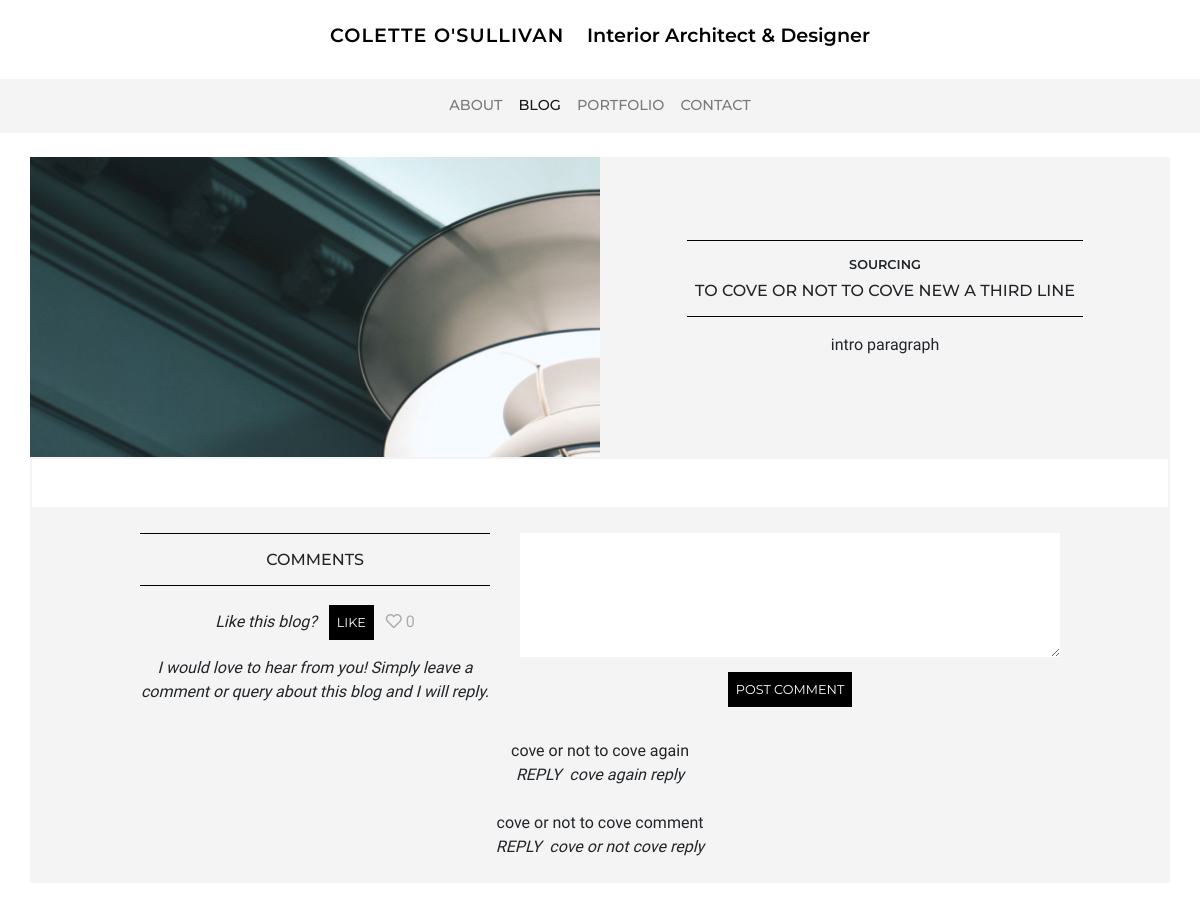
/blog/5, run on an earlier commit of the app's database.
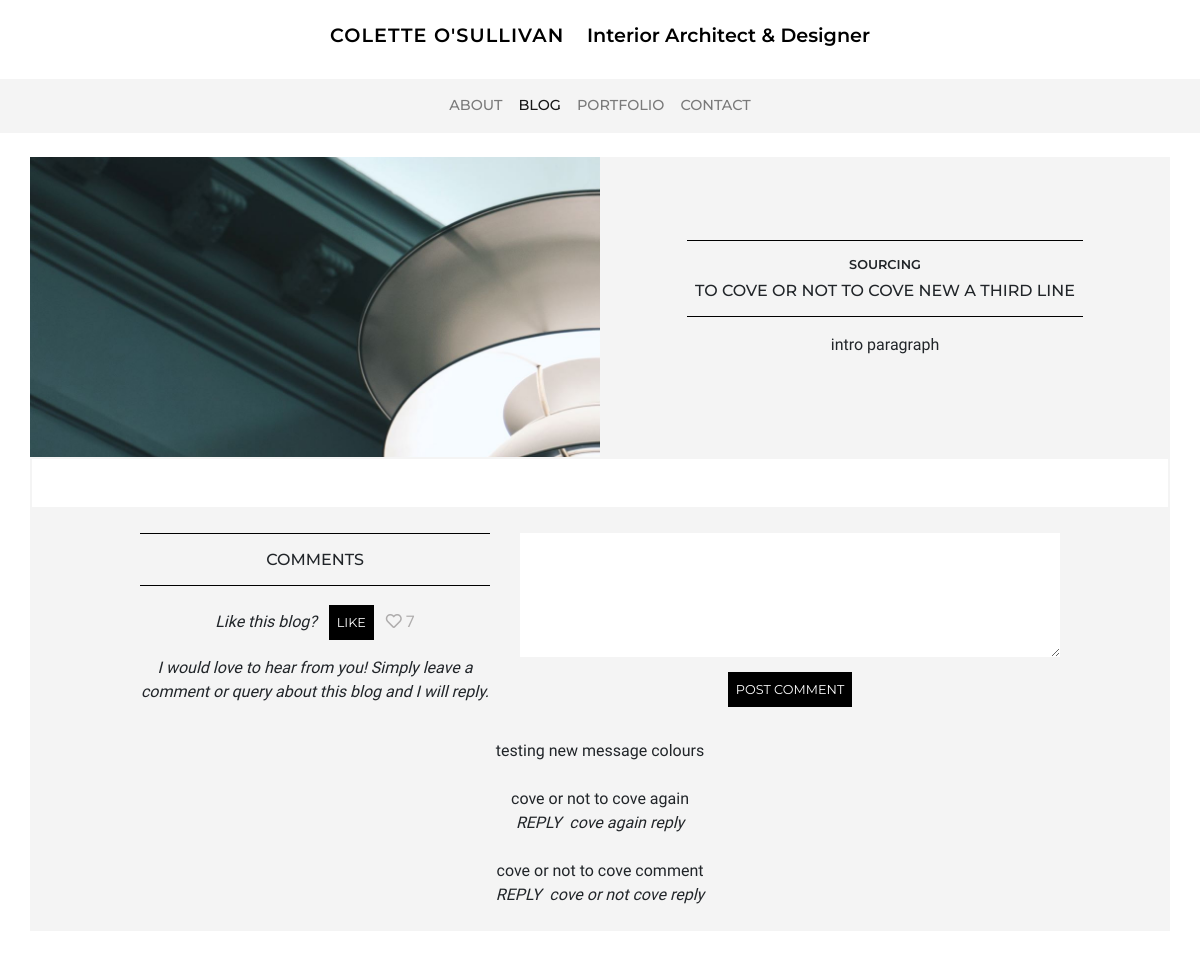
And on a later commit of the database.
### blog/models.py (models this page shows, shortened)
class Blog(models.Model):
    category = models.ForeignKey('Category', on_delete=models.CASCADE, related_name='blogs') # no null !!!
    title = models.CharField(max_length=50) # char blank - no blank
    date = models.DateField(default=timezone.now) # auto
    image = models.ImageField(default='blog_default.jpg', upload_to='blog_images') # image blank
    content = models.TextField(blank=True) # text blank
    order = models.IntegerField(null=True, blank=True) # null ok - should not be required in form!!!
    exclude = models.BooleanField(default=False) # yes no
    like = models.IntegerField(default=0)

class Category(models.Model):
    title = models.CharField(max_length=20)

class Comment(models.Model):
    blog = models.ForeignKey('Blog', on_delete=models.CASCADE, related_name='comments')
    date = models.DateField(default=timezone.now)
    content = models.TextField() # don't want this to blank ever
    reply = models.TextField(blank=True)
    exclude = models.BooleanField(default=False)

### blog/views.py (the view, shortened to what this page needs)
# urls.py: path('<pk>', views.blog, name='blog'),
def blog(request, pk):
    blog = Blog.objects.get(pk=pk)
    sections = Section.objects.filter(blog=blog)
    comments = Comment.objects.filter(blog=blog, exclude=False).order_by('-id')
    form = CommentForm() #equate to request.GET
    context = {'title': 'Blog', 'blog': blog, 'sections': sections, 'comments': comments, 'form': form}
    return render(request, 'blog/blog.html', context)

### blog/forms.py
class CommentForm(forms.ModelForm):
    class Meta:
        model = Comment
        fields = ['content']
        labels = {'content': _(''),}
        widgets = {'content': Textarea(attrs={'rows':5, 'class': 'textarea-style'}),}

### blog/templates/blog/blog.html (shortened to what this page needs)
{% extends 'base.html' %}
{% block content%}
<header class="row mt-4" data-page="{{ title }}">
    <div class="col-12 col-md-6 order-2 order-md-1 bg-img d-flex justify-content-center"
        style="background-image: url({{ blog.image.url }})">
    </div>
    <div class="col-12 col-md-6 order-1 order-md-2 bg-color--stone d-flex justify-content-center">
        <div class="align-self-center m-3 text-center">
            <div class="d-none d-md-inline-block header-border">
                <h1 class="header-category">{{ blog.category.title }}</h1>
                <h2 class="header-title">{{ blog.title }}</h2>
            </div>
            <p>{{ blog.content|linebreaks }}</p>
        </div>
    </div>
</header>
<section class="row border-color--stone">
</section>
<section class="row bg-color--stone pt-4 mb-4">
    <header class="col-12 col-md-5 col-lg-4 offset-lg-1 text-center">
        <div class="header-border">
            <h1 class="header-title mt-2">COMMENTS</h1>
        </div>
        <span class="d-inline-block mt-4">Like this blog?</span>
        <a class="d-inline-block button-a" href="{% url 'like' pk=blog.id %}">Like</a>
        <i class="far fa-heart mute"></i>
        <mute>{{ blog.like }}</mute>
        <span class="d-block mt-2 mb-2">I would love to hear from you! Simply leave a comment or query about this blog and I will reply.
        </span>
    </header>
    <div class="col-12 col-md-7 col-lg-6 text-center">
        <form method="POST">
            {{ form }}
            <button type="submit">POST COMMENT</button>
        </form>
    </div>
    <div class="col-12 col-lg-10 offset-lg-1 text-center mt-4">
        {% for comment in comments %}
        <p class="mb-4">{{ comment.content }} <br>
            {% if comment.reply %}
            <span class="mr-2">REPLY</span><span class="">{{ comment.reply }}</span></p>
        {% endif %}
        {% endfor %}
    </div>
</section>
{% endblock %}

### templates/base.html (shortened to what this page needs)
{% load static %}
<!DOCTYPE html>
<html lang="en">
<head>
  <link rel="stylesheet" href="https://stackpath.bootstrapcdn.com/bootstrap/4.4.1/css/bootstrap.min.css"
>
  <link rel="stylesheet" href="https://cdnjs.cloudflare.com/ajax/libs/font-awesome/5.11.2/css/all.css">
  <link rel="stylesheet" href="{% static 'css/main.css' %}">
</head>
<body>
  <header class="mt-4 mb-4 text-center">
    <a href="{% url 'index' %}">
      <h1 class="d-inline-block name">COLETTE O'SULLIVAN
        <span class="d-block d-md-inline-block name-tagline ml-md-3">Interior Architect & Designer</span>
      </h1>
    </a>
  </header>
  <nav class="navbar navbar-expand-md navbar-light sticky-navbar mb-4" data-nav="navbar">
    <div class="collapse navbar-collapse" id="navbarNavAltMarkup">
      <div class="navbar-nav mx-auto">
        <a class="nav-item nav-link" data-nav="About" href="{% url 'about' %}">ABOUT</a>
        <a class="nav-item nav-link" data-nav="Blog" href="{% url 'blogs' %}">BLOG</a>
        <a class="nav-item nav-link" data-nav="Portfolio" href="{% url 'projects' %}">PORTFOLIO</a>
        <a class="nav-item nav-link" data-nav="Contact" href="{% url 'contact' %}">CONTACT</a>
      </div>
    </div>
  </nav>
  <main class="container mb-4">
    {% block content %}{% endblock %}
  </main>
</body>
</html>

### static/css/main.css (style rules this page uses)
body { font-family: 'Ibarra Real Nova', serif; }
span { font-style: italic; }
h1, h2, h3, h4 { font-family: 'Montserrat', sans-serif; text-transform: uppercase; }
.name { font-size: 1.2rem; letter-spacing: .07rem; font-weight: 600; }
.name-tagline { letter-spacing: 0rem; text-transform: capitalize; font-style: normal; }
a { color: #000000; text-decoration: none; }
mute, .mute { color: #aeacac; }
.header-border { border-top: solid 1px #000000; border-bottom: solid 1px #000000; text-align: center; padding: .5rem; }
.header-category { font-weight: 600; font-size: .8rem; margin-top: .5rem; text-transform: uppercase; }
.header-title { font-weight: 500; font-size: 1rem; text-transform: uppercase; }
.bg-img { background-size: cover; background-position: center; background-repeat: no-repeat; min-height: 300px; }
.bg-color--stone { background-color: rgba(244, 244, 244, .95); }
.border-color--stone { border: 2px solid rgba(244, 244, 244); }
.textarea-style { width: 100%; border: 0; }
button, .button-a { background-color: #000000; color: #ffffff; border: 0px; font-size: .8rem; text-transform: uppercase; font-family: 'Montserrat', sans-serif; padding: 8px; margin: 8px; }
nav { background-color: rgba(244, 244, 244, .95); color: #000000!important; font-size: .9rem; font-weight: 500; font-family: 'Montserrat', sans-serif; }

What changed in the data, as far as the page shows it:
changed Blog "TO COVE OR NOT TO COVE NEW A THIRD LINE": like "0" → "7"
added Comment: content "testing new message colours"
